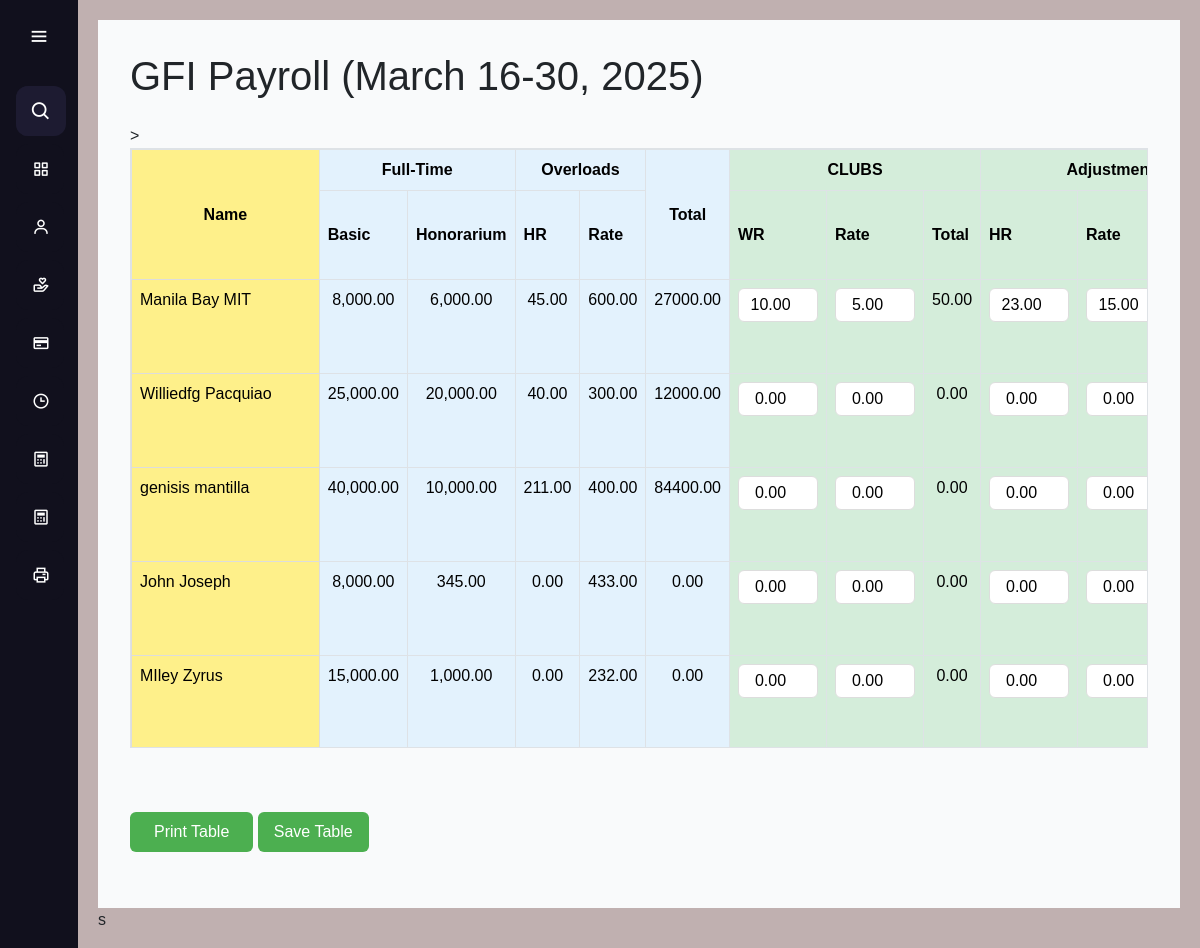
/computation2.php (upper part), run on an earlier commit of the app's database.
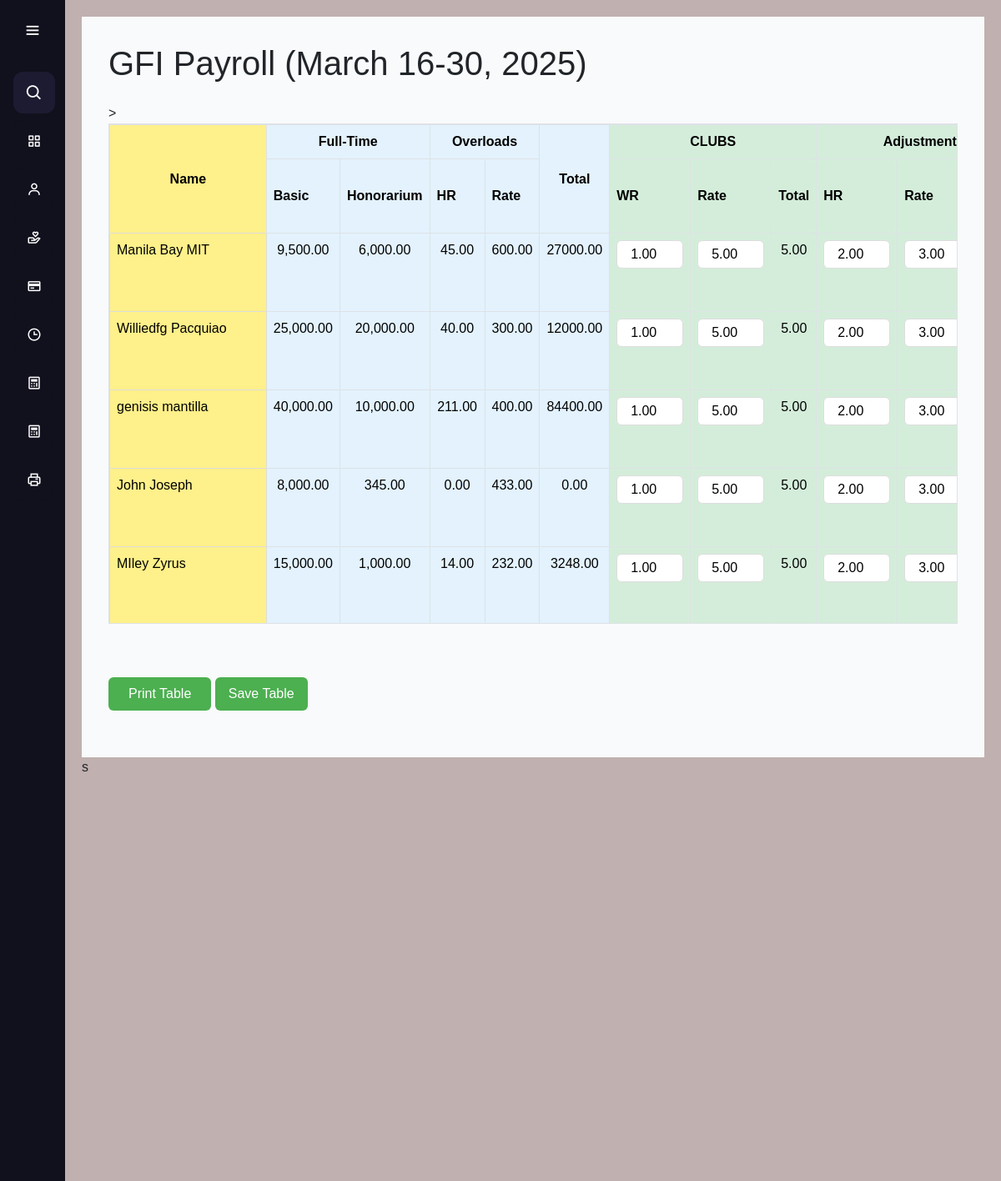
And on a later commit of the database.
### tables this page shows
CREATE TABLE `employees` (
  `employee_id` int(11) NOT NULL,
  `first_name` varchar(255) NOT NULL,
  `last_name` varchar(255) NOT NULL,
  `suffix_title` varchar(50) NOT NULL,
  `employee_type` enum('full-time','part-time') NOT NULL,
  `classification` varchar(255) NOT NULL,
  `basic_salary` decimal(10,2) NOT NULL,
  `honorarium` decimal(10,2) DEFAULT 0.00,
  `incentives` decimal(10,0) NOT NULL,
  `overload_rate` decimal(10,0) NOT NULL,
  `watch_reward` decimal(10,0) NOT NULL,
  `absent_lateRate` decimal(10,0) NOT NULL,
  `created_at` timestamp NOT NULL DEFAULT current_timestamp()
);

### computation2.php (the view, shortened to what the changed rows need)
<?php
require 'database_connection.php';
$sql = "
    SELECT
        e.employee_id,
        CONCAT(e.first_name, ' ', e.last_name, ' ', e.suffix_title) AS full_name,
        e.basic_salary,
        e.honorarium,
                e.overload_rate,
                ct.overload_total,
        ct.wr_hr,
        ct.wr_rate,
        ct.wr_total,
        ct.adjust_hr,
        ct.adjust_rate,
        ct.adjust_total,
        ct.watch_hr,
        e.watch_reward,
        ct.watch_total,
        ct.gross_pay,
        ct.absent_late_hr,
         e.absent_lateRate,
        ct.absent_late_total,
        n.ret,
        n.sss,
        n.hdmf_pag,
        ct.pagibig,
        ct.canteen,
        ct.others,
        ct.total_deduction,
        ct.net_pay,
        ct.reg_date,
        c.mp2,
        COALESCE(SUM(o.grand_total), 0) AS overload_hr,
        COALESCE(c.medical_savings, 0) AS medical_savings,
        COALESCE(c.retirement, 0) AS retirement,
        COALESCE((c.sss_ee + c.sss_er), 0) AS sss_total,
        COALESCE((c.pag_ibig_ee + c.pag_ibig_er), 0) AS pag_ibig_total,
        COALESCE((c.philhealth_ee + c.philhealth_er), 0) AS philhealth_total
    FROM employees e
    LEFT JOIN overload o ON e.employee_id = o.employee_id
    LEFT JOIN loans n ON e.employee_id = n.employee_id
    LEFT JOIN contributions c ON e.employee_id = c.employee_id
    LEFT JOIN computation ct ON e.employee_id = ct.employee_id
    GROUP BY e.employee_id";
$result = $conn->query($sql);
?>
<!DOCTYPE html>
<html lang="en">
<head>
</head>
<body>
    <?php include 'aside.php'; ?>
    <main>
        <div class="content">
            <h1 class="text-xl font-bold mb-4">
                GFI Payroll (<?php echo date('F'); ?> 16-30, <?php echo date('Y'); ?>)
            </h1>
            <div class="table-wrapper">
                <table id="crudTable" class="table table-bordered w-full border">
                    <thead class="nggh">
                        <tr>
                            <th rowspan="2" class="p-2 position-sticky top-0 text-center align-middle" style="background-color: #FEF08A;">Name</th>
                            <th colspan="2" class="p-2" style="background-color: #E3F2FD; text-align: center; vertical-align: middle;">Full-Time</th>
                            <th colspan="2" class="p-2" style="background-color: #E3F2FD; text-align: center; vertical-align: middle;">Overloads</th>
                            <th rowspan="2" class="p-2" style="background-color: #E3F2FD; text-align: center; vertical-align: middle;">Total</th>
                            <th colspan="3" class="p-2 text-center align-middle" style="background-color: #D4EDDA;">CLUBS</th>
                            <th colspan="3" class="p-2 text-center align-middle" style="background-color: #D4EDDA;">Adjustment</th>
                        </tr>
                        <tr>
                        <th class="p-2 align-middle" style="background-color: #E3F2FD;">Basic</th>
                            <th class="p-2 align-middle" style="background-color: #E3F2FD;">Honorarium</th>
                            <th class="p-2 align-middle" style="background-color: #E3F2FD;">HR</th>
                            <th class="p-2 align-middle" style="background-color: #E3F2FD;">Rate</th>
                            <th class="p-2 align-middle" style="background-color: #D4EDDA;">WR</th>
                            <th class="p-2 align-middle" style="background-color: #D4EDDA;">Rate</th>
                            <th class="p-2 align-middle" style="background-color: #D4EDDA;">Total</th>
                            <th class="p-2 align-middle" style="background-color: #D4EDDA;">HR</th>
                            <th class="p-2 align-middle" style="background-color: #D4EDDA;">Rate</th>
                        </tr>
                    </thead>
                    <tbody>
                        <?php
                        if ($result && $result->num_rows > 0) {
                            while ($row = $result->fetch_assoc()) {
                                echo "<tr>";
                                echo "<td data-employee='{$row['employee_id']}' class='p-2 sticky gg' style='padding: 0.5rem; text-align: justify; border: 1px solid #ddd; white-space: nowrap; overflow: hidden; background-color: #FEF08A;'>{$row['full_name']}</td>";
                                echo "<td class='p-2' style='background-color: #E3F2FD;'>" . number_format($row['basic_salary'], 2) . "</td>";
                                echo "<td class='p-2' style='background-color: #E3F2FD;'>" . number_format($row['honorarium'], 2) . "</td>";
                                echo "<td class='p-2' style='background-color: #E3F2FD;'>" . number_format($row['overload_hr'], 2) . "</td>";
                                echo "<td class='p-2' style='background-color: #E3F2FD;'>" . number_format($row['overload_rate'], 2, '.', ',') . "</td>";
                                echo "<td name='overload_total' class='p-2' style='background-color: #E3F2FD;'>" . number_format($row['overload_total'], 2) . "</td>";
                                echo "<td style='background-color: #D4EDDA;'><input type='number' name='wr_hr' class='editable-cell' value='{$row['wr_hr']}'></td>";
                                echo "<td style='background-color: #D4EDDA;'><input type='number' name='wr_rate' class='editable-cell' value='{$row['wr_rate']}'></td>";
                                echo "<td name='wr_total' class='p-2' style='background-color: #D4EDDA;'>" . number_format($row['wr_total'], 2) . "</td>";
                                echo "<td style='background-color: #D4EDDA;'><input type='number' name='adjust_rate' class='editable-cell' value='{$row['adjust_rate']}'></td>";
                                echo "<td style='background-color: #D4EDDA;'><input type='number' name='adjust_hr' class='editable-cell' value='{$row['adjust_hr']}'></td>";
                                echo "</tr>";
                            }
                        } else {
                            echo "<tr><td colspan='12' class='p-2 text-center'>No data found</td></tr>";
                        }
                        ?>
                    </tbody>
                </table>
            </div>
        </div>
    </main>
</body>
</html>

What changed in the data, as far as the page shows it:
changed employees (number 1 of 5 on the later page): basic_salary "8,000.00" → "9,500.00"; wr_hr "10.00" → "1.00"; wr_total "50.00" → "5.00"; adjust_rate "23.00" → "2.00"; adjust_hr "15.00" → "3.00"
computed for employees (number 2 of 5 on the later page): wr_hr "0.00" → "1.00"; wr_rate "0.00" → "5.00"; wr_total "0.00" → "5.00"; adjust_rate "0.00" → "2.00"; adjust_hr "0.00" → "3.00"
computed for employees (number 3 of 5 on the later page): wr_hr "0.00" → "1.00"; wr_rate "0.00" → "5.00"; wr_total "0.00" → "5.00"; adjust_rate "0.00" → "2.00"; adjust_hr "0.00" → "3.00"
computed for employees (number 4 of 5 on the later page): wr_hr "0.00" → "1.00"; wr_rate "0.00" → "5.00"; wr_total "0.00" → "5.00"; adjust_rate "0.00" → "2.00"; adjust_hr "0.00" → "3.00"
computed for employees (number 5 of 5 on the later page): overload_hr "0.00" → "14.00"; overload_total "0.00" → "3248.00"; wr_hr "0.00" → "1.00"; wr_rate "0.00" → "5.00"; wr_total "0.00" → "5.00"; adjust_rate "0.00" → "2.00"; adjust_hr "0.00" → "3.00"
